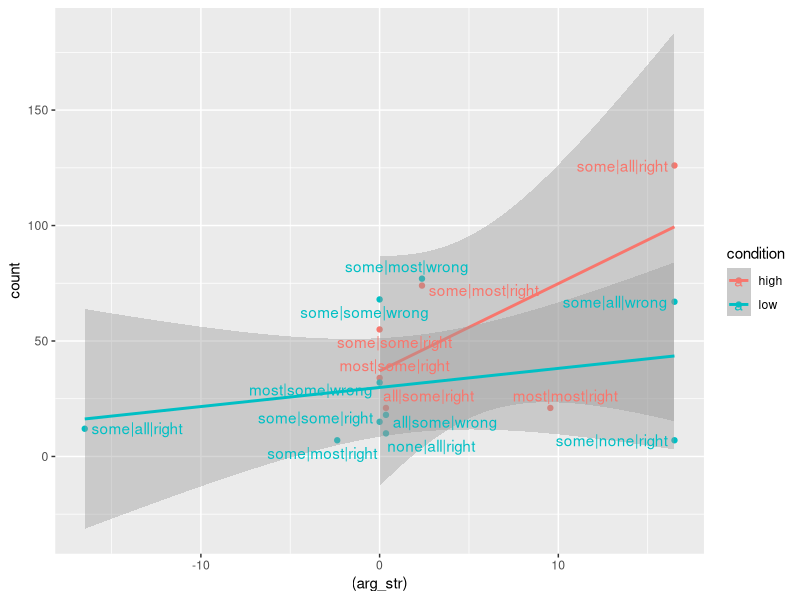

Source code (R):
library(tidyverse)

d = read_csv('../02_data/data_raw.csv') %>% 
  # fix typo in column head
  rename(situation_number = sitation_number)


## semantics of expressions ----

evaluate_quantifier = function(quantifier, bool_vector) {
  case_when(
    quantifier == "all"  ~ sum(bool_vector) == length(bool_vector),
    quantifier == "some" ~ sum(bool_vector) >= 1,
    quantifier == "many" ~ sum(bool_vector) > 0.3 * length(bool_vector),
    quantifier == "most" ~ sum(bool_vector) > 0.5 * length(bool_vector),
    quantifier == "none" ~ sum(bool_vector) == 0,
    quantifier == "few"  ~ sum(bool_vector) <= 0.3 * length(bool_vector)
  )
}

evaluate_predicate = function(resp, stimulus){
  if (resp[3] == "wrong") {
    return(1 - stimulus)
  } 
  else {
    return(stimulus)
  }
}

evaluate_truth = function(resp, stimulus) {
  resp = resp %>% str_split("\\|", simplify = F) %>% unlist()
  stimulus = evaluate_predicate(resp, stimulus)
  stimulus = map_dbl(
    1:nrow(stimulus), 
    function(i) {
      evaluate_quantifier(resp[2], stimulus[i,])  
    }
  )
  evaluate_quantifier(resp[1], stimulus)
}


# calculate the probability that a single quantifier
# statement is true for a given bias and number of observations
calculate_probability_quantifier = function(quantifier, bias, n_observations) {
  case_when(
    quantifier == "all"  ~ dbinom(x= n_observations, size = n_observations, prob = bias) %>% sum,
    quantifier == "some" ~ dbinom(x= 1:n_observations, size = n_observations, prob = bias) %>% sum,
    quantifier == "many" ~ dbinom(x= ceiling(0.3*n_observations):n_observations, size = n_observations, prob = bias) %>% sum,
    quantifier == "most" ~ dbinom(x= ceiling(0.5*n_observations):n_observations, size = n_observations, prob = bias) %>% sum,
    quantifier == "none" ~ dbinom(x= 0, size = n_observations, prob = bias) %>% sum,
    quantifier == "few"  ~ dbinom(x= 0:ceiling(0.3*n_observations), size = n_observations, prob = bias) %>% sum
  )
}

# calculate the probability P(sentence|H) analytically
# for a given bias (=hypothesis)
calculate_probability = function(resp, bias) {
  #unpack sentence
  resp = resp %>% str_split("\\|", simplify = F) %>% unlist()
  # reverse success probability if predicate is "wrong"
  bias = ifelse(resp[3] == "wrong", 1-bias, bias)
  # get probability of inner quantifier being true or a single itm
  inner_prob = calculate_probability_quantifier(resp[2], bias, 12)
  # get probability of outer quantifier statement
  calculate_probability_quantifier(resp[1], inner_prob, 5)
}

calculate_probability("all|all|right", 0.8)
calculate_probability("some|all|right", 0.8)

get_truth_value = function(example_index) {
  
  resp     = d$response[example_index]
  stimulus = d$stimulus[example_index] %>% str_split("\\|", simplify = F) %>% unlist()
  
  if (length(stimulus) <= d$column_number[example_index]) {
    return(NA)
  }
  else {
    stimulus = stimulus %>% as.numeric() %>% matrix(byrow = T, ncol = d$column_number[example_index])
    stimulus = 1 - stimulus
  }

  evaluate_truth(resp, stimulus)
  
}

truth = map_lgl(1:nrow(d), function(i){
  get_truth_value(i)
})

d$truth = truth

counts =  d %>% 
  filter(truth == TRUE) %>% 
  group_by(condition, response) %>% 
  tally() %>% 
  pivot_wider(
    names_from = condition,
    values_from = n
  )

counts %>% arrange(- high) %>% head()
counts %>% arrange(- low) %>% head()

d %>% group_by(situation_number, condition) %>% 
  summarise(
    mean_true = mean(truth, na.rm = T)
  ) %>% show()

d %>% group_by(condition) %>% 
  summarise(
    mean_true = mean(truth, na.rm = T)
  ) %>% show()


# calculate argumentative strength for a given bias
get_argument_strength = function(bias) {
  out = expand_grid(
    outer = c("all", "some", "most", "none", "many", "few"),
    inner = c("all", "some", "most", "none", "many", "few"),
    predicate = c("right", "wrong"),
    bias = bias
  ) %>% 
    group_by(outer, inner, predicate) %>% 
    mutate(
      sentence = paste0(outer, "|", inner, "|", predicate),
      bias = bias,
      probability = calculate_probability(sentence, bias)
    )
  out
}

# get_argument_strength(0.8)

arg_strength = rbind(get_argument_strength(0.2), get_argument_strength(0.8)) %>% 
  pivot_wider(
    names_from = bias,
    names_prefix = "bias_",
    values_from = probability
  ) %>% 
  mutate(
    arg_str = log(bias_0.8) - log(bias_0.2)
  ) %>% 
  ungroup() %>% 
  select(sentence, arg_str, bias_0.2, bias_0.8) %>% 
  rename(response = sentence)

plot_data = counts %>% ungroup() %>% 
  pivot_longer(
    -response,
    names_to = "condition",
    values_to = "count"
  ) %>% 
  full_join(arg_strength) %>% 
  mutate(
    arg_str = ifelse(condition == "high", arg_str, -arg_str)
  )
  
plot_data %>%
  filter(count > 5 ) %>%
  ggplot(aes(y = count, x = (arg_str), color = condition)) + 
  geom_point() +
  geom_smooth(method = "lm") +
  ggrepel::geom_text_repel(aes(label = response))
